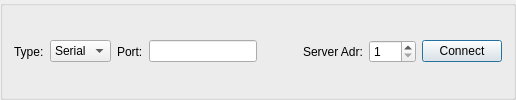
     <widget class="QGroupBox" name="groupBox">
      <layout class="QGridLayout" name="gridLayout">
       <item row="0" column="5">
        <widget class="QLabel" name="label_5">
         <property name="sizePolicy">
          <sizepolicy hsizetype="Maximum" vsizetype="Preferred">
           <horstretch>0</horstretch>
           <verstretch>0</verstretch>
          </sizepolicy>
         </property>
         <property name="text">
          <string>Server Adr:</string>
         </property>
        </widget>
       </item>
       <item row="0" column="4">
        <spacer name="horizontalSpacer">
         <property name="orientation">
          <enum>Qt::Horizontal</enum>
         </property>
         <property name="sizeHint" stdset="0">
          <size>
           <width>40</width>
           <height>20</height>
          </size>
         </property>
        </spacer>
       </item>
       <item row="0" column="7">
        <widget class="QPushButton" name="connectButton">
         <property name="sizePolicy">
          <sizepolicy hsizetype="Maximum" vsizetype="Fixed">
           <horstretch>0</horstretch>
           <verstretch>0</verstretch>
          </sizepolicy>
         </property>
         <property name="text">
          <string>Connect</string>
         </property>
         <property name="checkable">
          <bool>false</bool>
         </property>
         <property name="autoDefault">
          <bool>false</bool>
         </property>
         <property name="default">
          <bool>true</bool>
         </property>
        </widget>
       </item>
       <item row="0" column="6">
        <widget class="QSpinBox" name="serverEdit">
         <property name="sizePolicy">
          <sizepolicy hsizetype="Maximum" vsizetype="Fixed">
           <horstretch>0</horstretch>
           <verstretch>0</verstretch>
          </sizepolicy>
         </property>
         <property name="minimum">
          <number>1</number>
         </property>
         <property name="maximum">
          <number>247</number>
         </property>
        </widget>
       </item>
       <item row="0" column="1">
        <widget class="QComboBox" name="connectType">
         <item>
          <property name="text">
           <string>Serial</string>
          </property>
         </item>
         <item>
          <property name="text">
           <string>TCP</string>
          </property>
         </item>
        </widget>
       </item>
       <item row="0" column="2">
        <widget class="QLabel" name="label_2">
         <property name="sizePolicy">
          <sizepolicy hsizetype="Maximum" vsizetype="Preferred">
           <horstretch>0</horstretch>
           <verstretch>0</verstretch>
          </sizepolicy>
         </property>
         <property name="text">
          <string>Port:</string>
         </property>
        </widget>
       </item>
       <item row="0" column="0">
        <widget class="QLabel" name="label">
         <property name="text">
          <string>Type:</string>
         </property>
        </widget>
       </item>
       <item row="0" column="3">
        <widget class="QLineEdit" name="portEdit">
         <property name="sizePolicy">
          <sizepolicy hsizetype="Preferred" vsizetype="Fixed">
           <horstretch>0</horstretch>
           <verstretch>0</verstretch>
          </sizepolicy>
         </property>
        </widget>
       </item>
      </layout>
     </widget>
